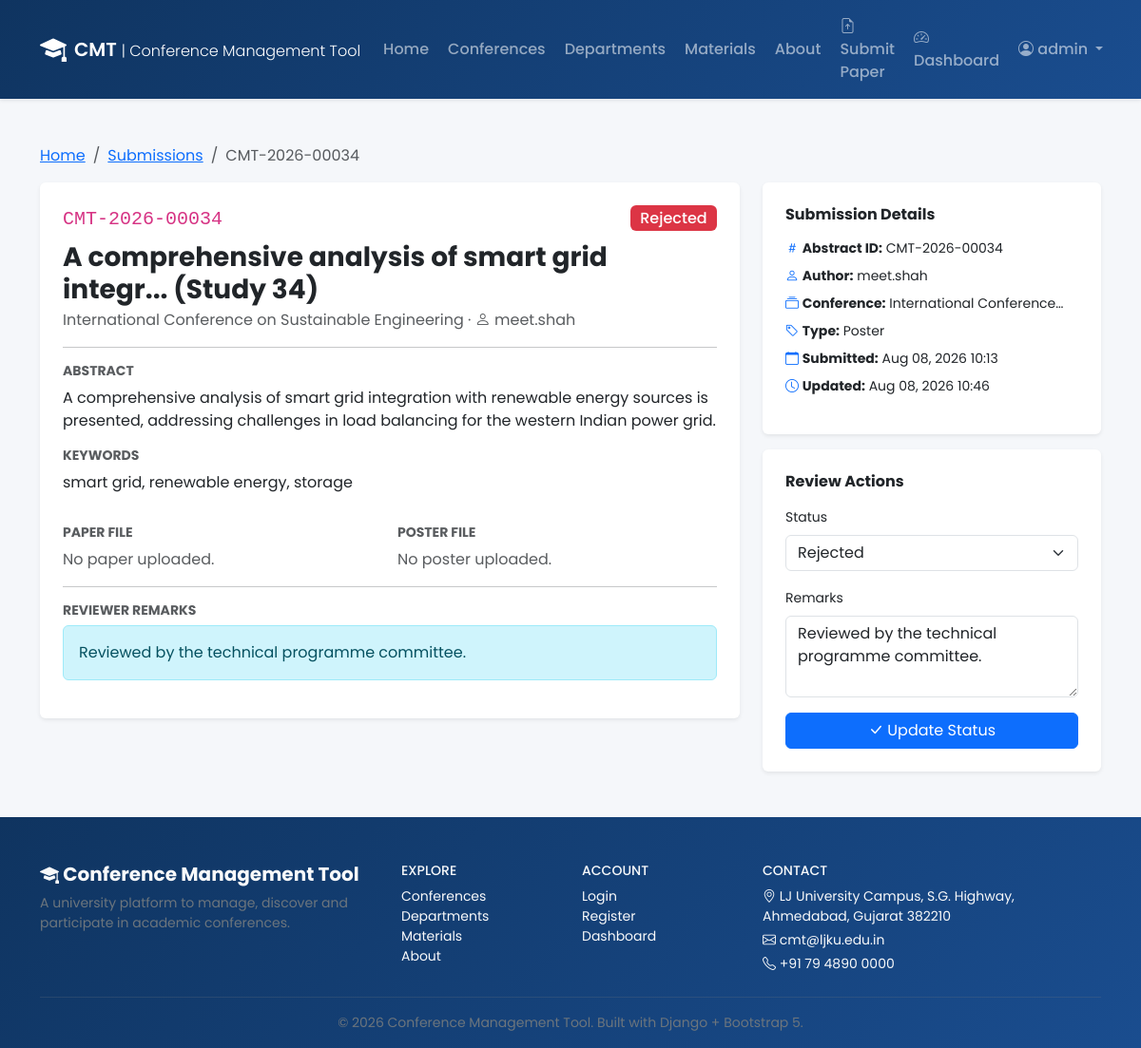
Page /submissions/34/ (signed in) on the committed database.
### submissions/models.py (models this page shows, shortened)
class Submission(models.Model):
    class Status(models.TextChoices):
        SUBMITTED = 'SUBMITTED', 'Submitted'
        UNDER_REVIEW = 'UNDER_REVIEW', 'Under Review'
        ACCEPTED = 'ACCEPTED', 'Accepted'
        REJECTED = 'REJECTED', 'Rejected'
        REVISION_REQUIRED = 'REVISION_REQUIRED', 'Revision Required'
        CAMERA_READY = 'CAMERA_READY', 'Camera Ready'
    class PresentationType(models.TextChoices):
        PAPER = 'PAPER', 'Paper'
        POSTER = 'POSTER', 'Poster'
    abstract_id = models.CharField(max_length=20, unique=True, blank=True)
    author = models.ForeignKey(User, on_delete=models.CASCADE, related_name='submissions')
    conference = models.ForeignKey(
        'conferences.Conference',
        on_delete=models.CASCADE,
        related_name='submissions',
    )
    title = models.CharField(max_length=300)
    abstract_text = models.TextField()
    keywords = models.CharField(max_length=300, blank=True)
    presentation_type = models.CharField(
        max_length=10, choices=PresentationType.choices, default=PresentationType.PAPER
    )
    paper_file = models.FileField(upload_to='papers/', blank=True, null=True)
    poster_file = models.FileField(upload_to='posters/', blank=True, null=True)
    status = models.CharField(max_length=20, choices=Status.choices, default=Status.SUBMITTED)
    remarks = models.TextField(blank=True)
    submitted_at = models.DateTimeField(auto_now_add=True)
    updated_at = models.DateTimeField(auto_now=True)
    objects = SubmissionQuerySet.as_manager()
    class Meta:
        ordering = ['-submitted_at']
    @property
    def status_badge_class(self):
        mapping = {
            self.Status.SUBMITTED: 'bg-info text-dark',
            self.Status.UNDER_REVIEW: 'bg-warning text-dark',
            self.Status.ACCEPTED: 'bg-success',
            self.Status.REJECTED: 'bg-danger',
            self.Status.REVISION_REQUIRED: 'bg-warning text-dark',
            self.Status.CAMERA_READY: 'bg-primary',
        }
        return mapping.get(self.status, 'bg-secondary')

### conferences/models.py (models this page shows, shortened)
class Conference(models.Model):
    class Status(models.TextChoices):
        PAST = 'PAST', 'Past'
        CURRENT = 'CURRENT', 'Current'
        UPCOMING = 'UPCOMING', 'Upcoming'
    title = models.CharField(max_length=300)
    code = models.CharField(max_length=30, unique=True, blank=True, help_text='Auto-generated conference code, e.g. CMT-2026-CSE-001')
    description = models.TextField()
    department = models.ForeignKey(
        Department,
        on_delete=models.SET_NULL,
        null=True,
        blank=True,
        related_name='conferences',
    )
    start_date = models.DateField()
    end_date = models.DateField()
    venue = models.CharField(max_length=300)
    organizer = models.CharField(max_length=200, blank=True)
    contact_email = models.EmailField(blank=True)
    contact_phone = models.CharField(max_length=20, blank=True)
    registration_deadline = models.DateField(null=True, blank=True)
    abstract_deadline = models.DateField(null=True, blank=True)
    paper_deadline = models.DateField(null=True, blank=True)
    registration_fee = models.DecimalField(max_digits=10, decimal_places=2, default=0)
    banner = models.ImageField(upload_to='banners/', blank=True, null=True)
    is_published = models.BooleanField(default=True)
    created_at = models.DateTimeField(auto_now_add=True)
    updated_at = models.DateTimeField(auto_now=True)
    class Meta:
        ordering = ['-start_date']

### submissions/views.py (the view)
# urls.py: path('<int:pk>/', views.submission_detail, name='submission_detail'),
@login_required
def submission_detail(request, pk):
    sub = get_object_or_404(Submission, pk=pk)
    if sub.author != request.user and not _can_review(request):
        messages.error(request, 'Access denied.')
        return redirect('conference_list')
    return render(request, 'submissions/submission_detail.html', {'sub': sub, 'can_review': _can_review(request)})

### accounts/context_processors.py (called while the page is built)
def profile_context(request):
    profile = None
    if request.user.is_authenticated:
        try:
            profile = request.user.profile
        except Profile.DoesNotExist:
            profile = None
    return {'user_profile': profile}

### submissions/views.py (called while the page is built)
def _can_review(request):
    return request.user.is_authenticated and (
        request.user.is_superuser or request.user.profile.role in (Profile.Role.ADMIN, Profile.Role.COORDINATOR)
    )

### templates/submissions/submission_detail.html (shortened to what this page needs)
{% extends 'base.html' %}
{% block content %}
<div class="container py-5">
    <nav aria-label="breadcrumb" class="mb-3">
        <ol class="breadcrumb">
            <li class="breadcrumb-item"><a href="{% url 'home' %}">Home</a></li>
            <li class="breadcrumb-item"><a href="{% url 'my_submissions' %}">Submissions</a></li>
            <li class="breadcrumb-item active">{{ sub.abstract_id }}</li>
        </ol>
    </nav>
    <div class="row g-4">
        <div class="col-lg-8">
            <div class="card border-0 shadow-sm mb-3">
                <div class="card-body p-4">
                    <div class="d-flex justify-content-between align-items-start mb-3">
                        <div>
                            <code class="fs-5">{{ sub.abstract_id }}</code>
                            <h3 class="fw-bold mt-2 mb-1">{{ sub.title }}</h3>
                            <p class="text-muted mb-0">{{ sub.conference.title }} &middot; <i class="bi bi-person"></i> {{ sub.author.username }}</p>
                        </div>
                        <span class="badge {{ sub.status_badge_class }} fs-6">{{ sub.get_status_display }}</span>
                    </div>
                    <hr>
                    <h6 class="fw-bold text-muted text-uppercase small">Abstract</h6>
                    <p>{{ sub.abstract_text|linebreaksbr }}</p>
                    <h6 class="fw-bold text-muted text-uppercase small mt-3">Keywords</h6>
                    <p>{{ sub.keywords|default:"—" }}</p>
                    <div class="row g-3 mt-2">
                        <div class="col-md-6">
                            <h6 class="fw-bold text-muted text-uppercase small">Paper File</h6>
                            {% if sub.paper_file %}
                            <a href="{{ sub.paper_file.url }}" class="btn btn-sm btn-outline-primary" target="_blank"><i class="bi bi-file-earmark-pdf"></i> {{ sub.paper_file.name|cut:'papers/' }}</a>
                            {% else %}<span class="text-muted">No paper uploaded.</span>{% endif %}
                        </div>
                        <div class="col-md-6">
                            <h6 class="fw-bold text-muted text-uppercase small">Poster File</h6>
                            {% if sub.poster_file %}
                            <a href="{{ sub.poster_file.url }}" class="btn btn-sm btn-outline-primary" target="_blank"><i class="bi bi-file-earmark-image"></i> {{ sub.poster_file.name|cut:'posters/' }}</a>
                            {% else %}<span class="text-muted">No poster uploaded.</span>{% endif %}
                        </div>
                    </div>
                    {% if sub.remarks %}
                    <hr>
                    <h6 class="fw-bold text-muted text-uppercase small">Reviewer Remarks</h6>
                    <div class="alert alert-info">{{ sub.remarks|linebreaksbr }}</div>
                    {% endif %}
                </div>
            </div>
        </div>
        <div class="col-lg-4">
            <div class="card border-0 shadow-sm">
                <div class="card-body p-4">
                    <h6 class="fw-bold mb-3">Submission Details</h6>
                    <ul class="list-unstyled small">
                        <li class="mb-2"><i class="bi bi-hash text-primary"></i> <strong>Abstract ID:</strong> {{ sub.abstract_id }}</li>
                        <li class="mb-2"><i class="bi bi-person text-primary"></i> <strong>Author:</strong> {{ sub.author.username }}</li>
                        <li class="mb-2"><i class="bi bi-collection text-primary"></i> <strong>Conference:</strong> {{ sub.conference.title|truncatechars:25 }}</li>
                        <li class="mb-2"><i class="bi bi-tag text-primary"></i> <strong>Type:</strong> {{ sub.get_presentation_type_display }}</li>
                        <li class="mb-2"><i class="bi bi-calendar text-primary"></i> <strong>Submitted:</strong> {{ sub.submitted_at|date:"M d, Y H:i" }}</li>
                        <li class="mb-2"><i class="bi bi-clock text-primary"></i> <strong>Updated:</strong> {{ sub.updated_at|date:"M d, Y H:i" }}</li>
                    </ul>
                </div>
            </div>
            {% if can_review %}
            <div class="card border-0 shadow-sm mt-3">
                <div class="card-body p-4">
                    <h6 class="fw-bold mb-3">Review Actions</h6>
                    <form method="post" action="{% url 'submission_change_status' pk=sub.pk %}">
                        <div class="mb-3">
                            <label class="form-label small">Status</label>
                            <select name="status" class="form-select">
                                {% for s in sub.Status.choices %}
                                <option value="{{ s.0 }}" {% if sub.status == s.0 %}selected{% endif %}>{{ s.1 }}</option>
                                {% endfor %}
                            </select>
                        </div>
                        <div class="mb-3">
                            <label class="form-label small">Remarks</label>
                            <textarea name="remarks" class="form-control" rows="3">{{ sub.remarks }}</textarea>
                        </div>
                        <button type="submit" class="btn btn-primary w-100"><i class="bi bi-check-lg"></i> Update Status</button>
                    </form>
                </div>
            </div>
            {% endif %}
        </div>
    </div>
</div>
{% endblock %}

### templates/base.html (shortened to what this page needs)
{% load static %}
<!DOCTYPE html>
<html lang="en">
<head>
    <link href="https://cdn.jsdelivr.net/npm/bootstrap@5.3.3/dist/css/bootstrap.min.css" rel="stylesheet">
    <link href="https://cdn.jsdelivr.net/npm/bootstrap-icons@1.11.3/font/bootstrap-icons.min.css" rel="stylesheet">
    <link href="{% static 'css/style.css' %}" rel="stylesheet">
</head>
<body class="d-flex flex-column min-vh-100">
{% block navbar %}
<nav class="navbar navbar-expand-lg navbar-dark cmt-navbar shadow-sm sticky-top">
    <div class="container">
        <a class="navbar-brand fw-semibold d-flex align-items-center gap-2" href="{% url 'home' %}">
            <i class="bi bi-mortarboard-fill fs-3"></i>
            <span>CMT <small class="fw-light fs-6">| Conference Management Tool</small></span>
        </a>
        <div class="collapse navbar-collapse" id="navMain">
            <ul class="navbar-nav ms-auto align-items-lg-center gap-lg-1">
                <li class="nav-item"><a class="nav-link" href="{% url 'home' %}">Home</a></li>
                <li class="nav-item"><a class="nav-link" href="{% url 'conference_list' %}">Conferences</a></li>
                <li class="nav-item"><a class="nav-link" href="{% url 'department_list' %}">Departments</a></li>
                <li class="nav-item"><a class="nav-link" href="{% url 'materials_list' %}">Materials</a></li>
                <li class="nav-item"><a class="nav-link" href="{% url 'about' %}">About</a></li>
                {% if user.is_authenticated %}
                    <li class="nav-item"><a class="nav-link" href="{% url 'submission_create' %}"><i class="bi bi-file-earmark-arrow-up"></i> Submit Paper</a></li>
                    <li class="nav-item"><a class="nav-link" href="{% url 'dashboard_redirect' %}"><i class="bi bi-speedometer2"></i> Dashboard</a></li>
                    <li class="nav-item dropdown">
                        <a class="nav-link dropdown-toggle" data-bs-toggle="dropdown" href="#">
                            <i class="bi bi-person-circle"></i> {{ user.username }}
                        </a>
                    </li>
                {% else %}
                    <li class="nav-item"><a class="nav-link" href="{% url 'login' %}">Login</a></li>
                    <li class="nav-item"><a class="btn btn-light btn-sm ms-lg-2 text-primary fw-semibold" href="{% url 'register' %}">Register</a></li>
                {% endif %}
            </ul>
        </div>
    </div>
</nav>
{% endblock %}
<div class="flex-grow-1">
    {% block content %}{% endblock %}
</div>
<footer class="cmt-footer text-light mt-auto pt-5 pb-3">
    <div class="container">
        <div class="row gy-4">
            <div class="col-lg-4">
                <h5 class="fw-bold"><i class="bi bi-mortarboard-fill"></i> Conference Management Tool</h5>
                <p class="small text-secondary mb-0">A university platform to manage, discover and participate in academic conferences.</p>
            </div>
            <div class="col-6 col-lg-2">
                <h6 class="text-uppercase small">Explore</h6>
                <ul class="list-unstyled small">
                    <li><a class="text-light text-decoration-none" href="{% url 'conference_list' %}">Conferences</a></li>
                    <li><a class="text-light text-decoration-none" href="{% url 'department_list' %}">Departments</a></li>
                    <li><a class="text-light text-decoration-none" href="{% url 'materials_list' %}">Materials</a></li>
                    <li><a class="text-light text-decoration-none" href="{% url 'about' %}">About</a></li>
                </ul>
            </div>
            <div class="col-6 col-lg-2">
                <h6 class="text-uppercase small">Account</h6>
                <ul class="list-unstyled small">
                    <li><a class="text-light text-decoration-none" href="{% url 'login' %}">Login</a></li>
                    <li><a class="text-light text-decoration-none" href="{% url 'register' %}">Register</a></li>
                    <li><a class="text-light text-decoration-none" href="{% url 'dashboard_redirect' %}">Dashboard</a></li>
                </ul>
            </div>
            <div class="col-lg-4">
                <h6 class="text-uppercase small">Contact</h6>
                <p class="small mb-1"><i class="bi bi-geo-alt"></i> LJ University Campus, S.G. Highway, Ahmedabad, Gujarat 382210</p>
                <p class="small mb-1"><i class="bi bi-envelope"></i> cmt@ljku.edu.in</p>
                <p class="small mb-0"><i class="bi bi-telephone"></i> +91 79 4890 0000</p>
            </div>
        </div>
        <hr class="border-secondary my-3">
        <p class="small text-secondary text-center mb-0">&copy; {% now "Y" %} Conference Management Tool. Built with Django + Bootstrap 5.</p>
    </div>
</footer>
</body>
</html>

### static/css/style.css (style rules this page uses)
:root { --cmt-primary: #1a4d8f; --cmt-primary-dark: #0f3460; --cmt-accent: #2d6a4f; --cmt-light: #f8f9fa; }
body { font-family: 'Poppins', sans-serif; background-color: #f5f7fa; }
.cmt-navbar { background: linear-gradient(135deg, var(--cmt-primary-dark), var(--cmt-primary)); }
.cmt-navbar .nav-link { font-weight: 500; transition: color 0.2s; }
.cmt-footer { background: linear-gradient(135deg, #0f3460, #1a4d8f); }
.badge { font-weight: 500; }

### rows in the picture
Submission: abstract_id "CMT-2026-00034", title "A comprehensive analysis of smart grid integr... (Study 34)", conference "International Conference on Sustainable Engineering", author.username "meet.shah", status "Rejected", abstract_text "A comprehensive analysis of smart grid integration with renewable energy sources is presented, addressing challenges in load balancing for the western Indian power grid.", keywords "smart grid, renewable energy, storage", remarks "Reviewed by the technical programme committee.", conference "International Conference…", presentation_type "Poster", submitted_at "Aug 08, 2026 10:13", updated_at "Aug 08, 2026 10:46"

### other values in the picture
{{ user.username }} "admin"
